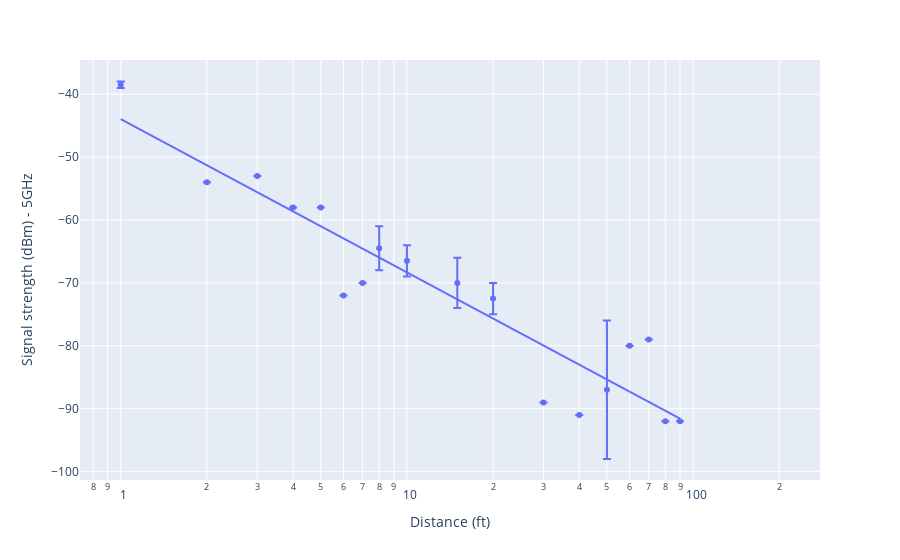

Source (notebook cell):
### Code cell
fig = plotly.express.scatter(
    merged_with_error, x='Distance (ft)', y='Signal strength (dBm) - 5GHz',
    error_y=merged_with_error.columns[4], log_x=True,
    trendline="ols", trendline_options=dict(log_x=True),
)
fig.show()

### Figure 1 — Plotly figure (JSON) as saved in the notebook; plotly's stock layout.template omitted (floating-point values rounded to 4 significant figures)
{"data": [{"error_y": {"array": [0.5, 0, 0, 0, 0, 0, 0, 3.5, null, 2.5, 4, 2.5, null, 0, null, 0, null, 11, 0, 0, 0, 0, null, null, null, null, null]}, "hovertemplate": "Distance (ft)=%{x}<br>Signal strength (dBm) - 5GHz=%{y}<extra></extra>", "legendgroup": "", "marker": {"color": "#636efa", "symbol": "circle"}, "mode": "markers", "name": "", "orientation": "v", "showlegend": false, "type": "scatter", "x": [1, 2, 3, 4, 5, 6, 7, 8, 9, 10, 15, 20, 25, 30, 35, 40, 45, 50, 60, 70, 80, 90, 100, 125, 150, 175, 200], "xaxis": "x", "y": [-38.5, -54, -53, -58, -58, -72, -70, -64.5, null, -66.5, -70, -72.5, null, -89, null, -91, null, -87, -80, -79, -92, -92, null, null, null, null, null], "yaxis": "y"}, {"hovertemplate": "<b>OLS trendline</b><br>Signal strength (dBm) - 5GHz = -24.3788 * log10(Distance (ft)) + -43.9501<br>R<sup>2</sup>=0.879668<br><br>Distance (ft)=%{x}<br>Signal strength (dBm) - 5GHz=%{y} <b>(trend)</b><extra></extra>", "legendgroup": "", "marker": {"color": "#636efa", "symbol": "circle"}, "mode": "lines", "name": "", "showlegend": false, "type": "scatter", "x": [1, 2, 3, 4, 5, 6, 7, 8, 10, 15, 20, 30, 40, 50, 60, 70, 80, 90], "xaxis": "x", "y": [-43.95, -51.29, -55.58, -58.63, -60.99, -62.92, -64.55, -65.97, -68.33, -72.62, -75.67, -79.96, -83.01, -85.37, -87.3, -88.93, -90.35, -91.59], "yaxis": "y"}], "layout": {"legend": {"tracegroupgap": 0}, "margin": {"t": 60}, "xaxis": {"anchor": "y", "domain": [0, 1], "title": {"text": "Distance (ft)"}, "type": "log"}, "yaxis": {"anchor": "x", "domain": [0, 1], "title": {"text": "Signal strength (dBm) - 5GHz"}}}}
